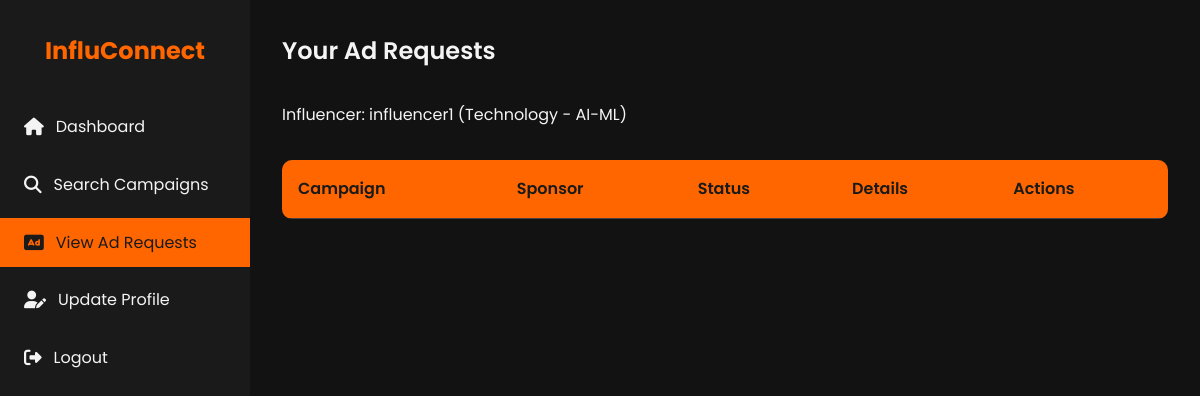
Screenshot of /influencer/ad_requests (signed in) with the database file from the repository.
### models.py (models this page shows, shortened)
class User(db.Model, UserMixin):
    id = db.Column(db.Integer, primary_key=True)
    username = db.Column(db.String(80), unique=True, nullable=False)
    password = db.Column(db.String(200), nullable=False)
    email = db.Column(db.String(120), unique=True, nullable=False)
    role = db.Column(db.String(50), nullable=False)  # admin, sponsor, influencer
    is_active = db.Column(db.Boolean, default=True)
    sponsor = db.relationship('Sponsor', back_populates='user', uselist=False)
    influencer = db.relationship('Influencer', back_populates='user', uselist=False)

class Influencer(db.Model):
    id = db.Column(db.Integer, primary_key=True)
    user_id = db.Column(db.Integer, db.ForeignKey('user.id'), nullable=False)
    name= db.Column(db.String(120))
    category = db.Column(db.String(120))
    niche = db.Column(db.String(120))
    is_flagged = db.Column(db.Boolean, default=False)
    reach = db.Column(db.Integer)
    bio = db.Column(db.Text)
    user = db.relationship('User', back_populates='influencer')

### app.py (the view)
    @app.route('/influencer/ad_requests', methods=['GET'])
    @login_required
    @influencer_required
    def influencer_ad_requests():
        influencer = Influencer.query.filter_by(user_id=current_user.id).first()
        if not influencer:
            flash('You are not registered as an influencer.', 'error')
            return redirect(url_for('home'))
        ad_requests = AdRequest.query.options(
            joinedload(AdRequest.campaign).joinedload(Campaign.sponsor)
        ).filter_by(influencer_id=influencer.id).all()
        return render_template('influencer_ad_requests.html', ad_requests=ad_requests, influencer=influencer)

### templates/influencer_ad_requests.html (shortened to what this page needs)
<!DOCTYPE html>
<html lang="en">
<head>
    <link rel="stylesheet" href="https://cdnjs.cloudflare.com/ajax/libs/font-awesome/6.1.1/css/all.min.css">
</head>
<body>
    <div class="dashboard">
        <aside class="sidebar">
            <div class="logo">
                <h1>InfluConnect</h1>
            </div>
            <nav>
                <ul class="nav-menu">
                    <li class="nav-item">
                        <a href="{{ url_for('influencer') }}" class="nav-link">
                            <i class="fas fa-home"></i> Dashboard
                        </a>
                    </li>
                    <li class="nav-item">
                        <a href="{{ url_for('search_campaigns') }}" class="nav-link">
                            <i class="fas fa-search"></i> Search Campaigns
                        </a>
                    </li>
                    <li class="nav-item">
                        <a href="{{ url_for('influencer_ad_requests') }}" class="nav-link active">
                            <i class="fas fa-ad"></i> View Ad Requests
                        </a>
                    </li>
                    <li class="nav-item">
                        <a href="{{ url_for('influencer_profile') }}" class="nav-link">
                            <i class="fas fa-user-edit"></i> Update Profile
                        </a>
                    </li>
                    <li class="nav-item">
                        <a href="{{ url_for('logout') }}" class="nav-link">
                            <i class="fas fa-sign-out-alt"></i> Logout
                        </a>
                    </li>
                </ul>
            </nav>
        </aside>
        <main class="main-content">
            <header class="header">
                <h1 class="welcome-text">Your Ad Requests</h1>
            </header>
            <section class="ad-requests-section">
                <p>Influencer: {{ influencer.user.username }} ({{ influencer.category }} - {{ influencer.niche }})</p>
                <table class="ad-requests-table">
                    <thead>
                        <tr>
                            <th>Campaign</th>
                            <th>Sponsor</th>
                            <th>Status</th>
                            <th>Details</th>
                            <th>Actions</th>
                        </tr>
                    </thead>
                </table>
            </section>
        </main>
    </div>
</body>
</html>

### templates/influencer_ad_requests.html (style rules this page uses)
:root { --primary-color: #1a1a1a; --secondary-color: #ff6600; --text-color: #f4f4f4; --bg-color: #121212; --card-bg-color: #2a2a2a; --hover-color: #ff8533; }
* { margin: 0; padding: 0; box-sizing: border-box; }
body { font-family: 'Poppins', sans-serif; line-height: 1.6; color: var(--text-color); background-color: var(--bg-color); }
.dashboard { display: flex; min-height: 100vh; }
.sidebar { width: 250px; background-color: var(--primary-color); padding: 2rem 0; position: fixed; height: 100vh; overflow-y: auto; }
.logo { text-align: center; margin-bottom: 2rem; }
.logo h1 { color: var(--secondary-color); font-size: 1.5rem; }
.nav-menu { list-style-type: none; }
.nav-item { margin-bottom: 0.5rem; }
.nav-link { display: flex; align-items: center; padding: 0.75rem 1.5rem; color: var(--text-color); text-decoration: none; transition: all 0.3s ease; }
.nav-link:hover, .nav-link.active { background-color: var(--secondary-color); color: var(--primary-color); }
.nav-link i { margin-right: 0.75rem; font-size: 1.1rem; }
.main-content { flex-grow: 1; margin-left: 250px; padding: 2rem; }
.header { display: flex; justify-content: space-between; align-items: center; margin-bottom: 2rem; }
.welcome-text { font-size: 1.5rem; font-weight: 600; }
.ad-requests-table { width: 100%; border-collapse: collapse; margin-top: 2rem; background-color: var(--card-bg-color); border-radius: 10px; overflow: hidden; }
.ad-requests-table th, .ad-requests-table td { padding: 1rem; text-align: left; border-bottom: 1px solid #444; }
.ad-requests-table th { background-color: var(--secondary-color); color: var(--primary-color); font-weight: 600; }

### rows the page displays
User: user.username "influencer1"
Influencer: category "Technology", niche "AI-ML"
